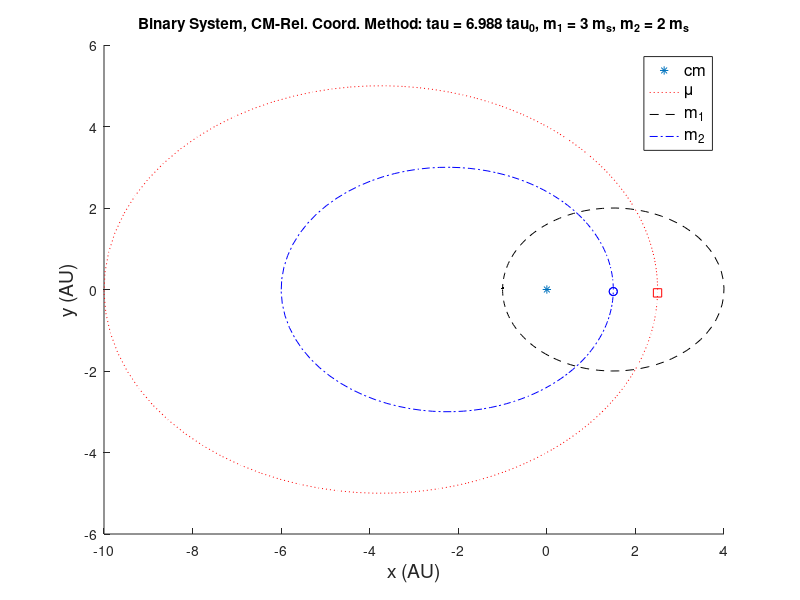

Write MATLAB code to recreate this figure.
%binary1.m - binary star system given the eccentricity - using center of mass-
%relative coordinate concept 
clear;
m=5;m1=3;m2=m-m1;  %initial total, and individual masses (in Ms)
rcm=0; rmin=2.5;   %center of mass, rmin for relative coordinate in AU
e=0.6;             %given eccentricity (e=0 => circle)
%e=0.0;
th=[0:0.05:2*pi];
r=rmin*(1+e)./(1+e*cos(th));   %use orbit formula for reduced mass motion
rmax=rmin*(1+e)/(1-e);%use formula for rmax
%Note: reduced mass, m1 and m2, all have the same period - pick one
a=(rmin+rmax)/2;  %semimajor axis of the full reduced mass orbit
tau=sqrt(a^3/m);  %tau in units of tau_0 (tau_0=1 year)
str=cat(2,'Binary System, CM-Rel. Coord. Method: tau = ',num2str(tau,4),' tau_0,',...
' m_1 = ',num2str(m1,2),' m_s, m_2 = ',num2str(m2,2),' m_s');
r1=rcm-m2*r/m; r2=rcm+m1*r/m;%m1, m2 positions
[nr,nc]=size(r);             %get rows and columns of r
%polar plots are similar to reg plots of x, y with x=r.*cos(th); y=r.*sin(th), etc;
 for i=1:nc
     clf;
     hold on
     plot(0,rcm,'*')
     polar(th,r,'r:')        %show full paths
     polar(th,r1,'k--')
     polar(th,r2,'b-.')
     polar(th(i),r(i),'rs')  %place animation symbols
     polar(th(i),r2(i),'bo')
     polar(th(i),r1(i),'k.')
     polar(th(i),r2(i),'bo')
     pause(0.025)
 end
 xlabel('x (AU)','FontSize',14),ylabel('y (AU)','FontSize',14)
 title(str,'FontSize',11)
 h=legend('cm','\mu','m_1','m_2'); set(h,'FontSize',12)